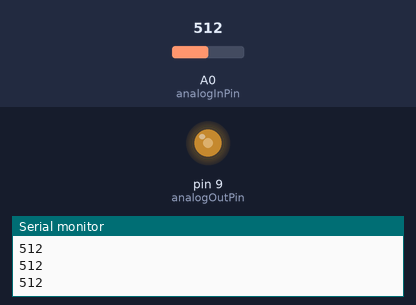
This sketch was run on a simulated Arduino Uno, built with avr-gcc and run on an emulated ATmega328P. Parts: output pins drawn as LEDs (lit = HIGH), the last lines printed to the serial monitor. The inputs (shaded band) are chosen by the test bench; at power-on: A0 (analogInPin) = 512.

Above: at 1.2 s.
1.3 s: A0 (analogInPin) set to 716
At 1.9 s:
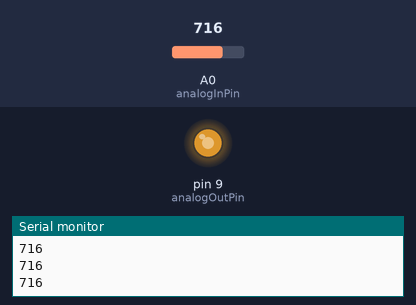
2.8 s: A0 (analogInPin) set to 900
At 3.3 s:
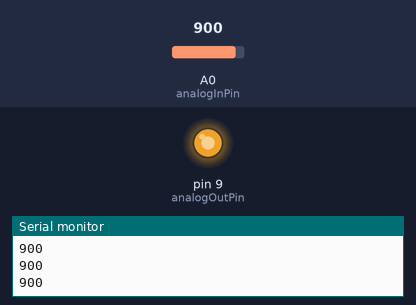
4.3 s: A0 (analogInPin) set to 245
At 4.6 s:
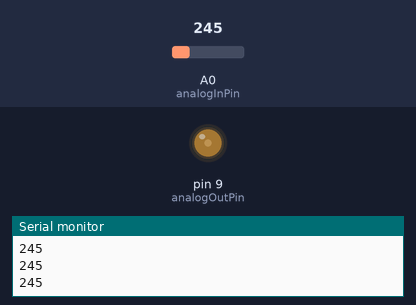
5.8 s: A0 (analogInPin) set to 0
At 7.0 s:
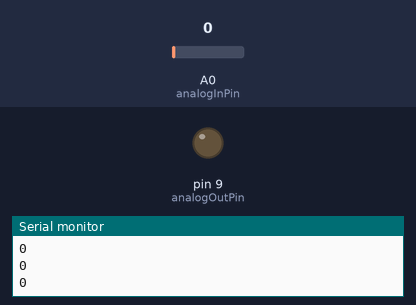
7.3 s: A0 (analogInPin) set to 511
At 8.4 s:
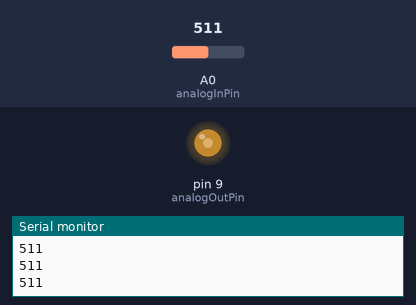
Timing chart, 0 to 9.8 s (numbered marks = the images above; inputs shaded):
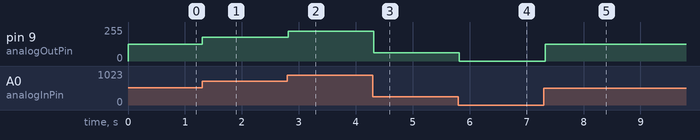

Measured:
- after the input at 1.3 s, pin 9 (analogOutPin): 127/255 → 178/255 at once
- after the input at 2.8 s, pin 9 (analogOutPin): 178/255 → 224/255 at once
- after the input at 4.3 s, pin 9 (analogOutPin): 224/255 → 61/255 at once
- after the input at 5.8 s, pin 9 (analogOutPin): 61/255 → 0/255 at once
- after the input at 7.3 s, pin 9 (analogOutPin): 0/255 → 127/255 at once

The sketch:

2_-_Led_BreathingLight.ino
```cpp
/*
 *  Autor JMReta - 2021
 *  basado en ejemplo de Tom Igoe - 2012
*/
#define PERIODO_MUESTREO 100 /* 100 ms */
#define MIN_ENTRADA_ANALOGICA 0
#define MAX_ENTRADA_ANALOGICA 1023
#define MIN_SALIDA_ANALOGICA 0
#define MAX_SALIDA_ANALOGICA 255

const int analogInPin = A0;  /*Entrada Analógica conectada al potenciómetro */
const int analogOutPin = 9; /* Salida Analógica conectada al led */

int valorDigitalPote = 0;        /* Valor digitalizado de la entrada analogica */
int salidaAnalogicaLed = 0;      /* Salida PWM conectad al Led */

void setup() {
  /* Inicializa puerto de comunicación serie */
  Serial.begin(9600);
}

void loop() {
  /* Realiza la conversión analogica-digital: "lectura de la entrada analogica" */
  valorDigitalPote = analogRead(analogInPin);
  /* adapta rangos: entrada analogica con salida analogica */
  salidaAnalogicaLed = map(valorDigitalPote, MIN_ENTRADA_ANALOGICA, MAX_ENTRADA_ANALOGICA, MIN_SALIDA_ANALOGICA, MAX_SALIDA_ANALOGICA);
  /* escribe la salida */
  analogWrite(analogOutPin, salidaAnalogicaLed);

  Serial.println(valorDigitalPote); // Muestra el valor analógico en el plotter

  delay(PERIODO_MUESTREO);
}
```
